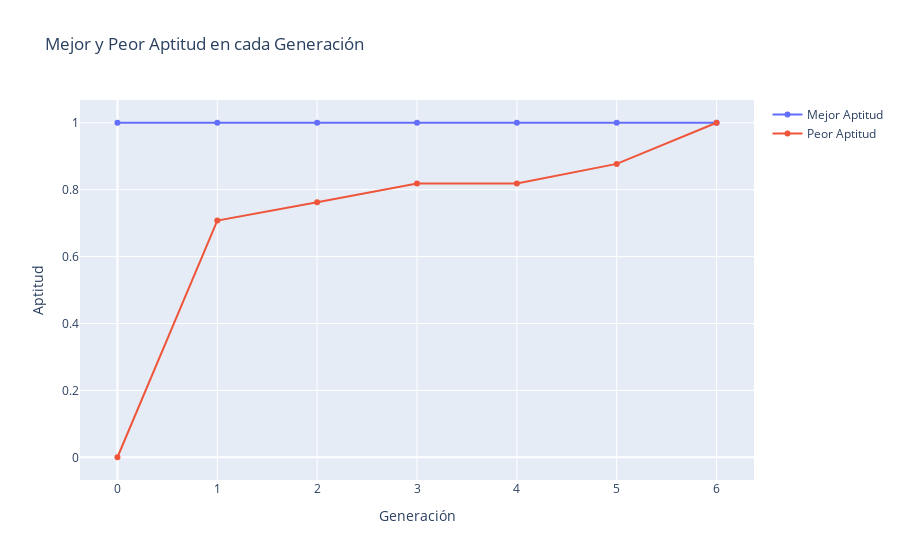

This figure's notebook cell:
### Code cell
# Crea la gráfica para la mejor y peor aptitud

fig2 = go.Figure(data=[

    go.Scatter(x=list(range(len(GENERACIONES))), y=apt_best, name='Mejor Aptitud'),

    go.Scatter(x=list(range(len(GENERACIONES))), y=apt_worst, name='Peor Aptitud')

])


# Personaliza la gráfica

fig2.update_layout(

    title='Mejor y Peor Aptitud en cada Generación',

    xaxis_title='Generación',

    yaxis_title='Aptitud'

)


# Muestra la gráfica

fig2.show()

### Figure 1 — Plotly figure (JSON) as saved in the notebook; plotly's stock layout.template omitted (floating-point values rounded to 4 significant figures)
{"data": [{"name": "Mejor Aptitud", "type": "scatter", "x": [0, 1, 2, 3, 4, 5, 6], "y": [1, 1, 1, 1, 1, 1, 1]}, {"name": "Peor Aptitud", "type": "scatter", "x": [0, 1, 2, 3, 4, 5, 6], "y": [0.000252, 0.7077, 0.7622, 0.8186, 0.8186, 0.877, 1]}], "layout": {"title": {"text": "Mejor y Peor Aptitud en cada Generación"}, "xaxis": {"title": {"text": "Generación"}}, "yaxis": {"title": {"text": "Aptitud"}}}}
